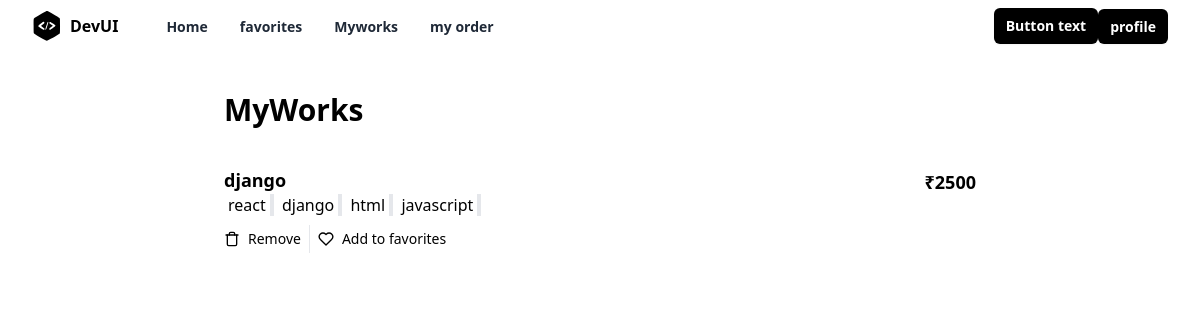
The page /works/all/ (signed in) on the database its author committed.
### store/models.py (models this page shows, shortened)
class Project(models.Model):
    title=models.CharField(max_length=200)
    description=models.TextField()
    tag_objects=models.ManyToManyField(Tag)
    owner=models.ForeignKey(User,on_delete=models.CASCADE,related_name="projects")
    thumbnail=EmbedVideoField()
    price=models.PositiveIntegerField()
    files=models.FileField(upload_to="projects",null=True)
    created_date=models.DateTimeField(auto_now_add=True)
    updated_date=models.DateTimeField(auto_now=True)
    is_active=models.BooleanField(default=True)

class Tag(models.Model):
    title=models.CharField(max_length=200,unique=True) #unique used to avoid duplication
    created_date=models.DateTimeField(auto_now_add=True)
    updated_date=models.DateTimeField(auto_now=True)
    is_active=models.BooleanField(default=True)
    def __str__(self):
        return self.title

### store/views.py (the view)
# urls.py: path('works/all/',views.MyprojectListView.as_view(),name='myworks'),
class MyprojectListView(View):
    def get(self,request,*args,**kwargs):
       qs=request.user.projects.all()
       return render(request,'store/myprojects.html',{'works':qs})

### store/templates/store/myprojects.html (shortened to what this page needs)
{%extends 'store/base.html'%}
{% load embed_video_tags %}
{%block main_block%}
<div class="mx-auto flex max-w-3xl flex-col space-y-4 p-6 px-2 sm:p-10 sm:px-2">
    <h2 class="text-3xl font-bold">MyWorks</h2>
    <ul class="flex flex-col divide-y divide-gray-200">
        {%for w in works%}
        <li class="flex flex-col py-6 sm:flex-row sm:justify-between">
            <div class="flex w-full space-x-2 sm:space-x-4">
              <div class="flex w-full flex-col justify-between pb-4">
                <div class="flex w-full justify-between space-x-2 pb-2">
                  <div class="space-y-1">
                    <h3 class="text-lg font-semibold leading-snug sm:pr-8">
                      {{w.title}}
                    </h3>
                    {%for t in w.tag_objects.all%}
                    <span class="border-e-4 px-1 border-stone">{{t}}</span>
                    {%endfor%}
                  </div>
                  <div class="text-right">
                    <p class="text-lg font-semibold">₹{{w.price}}</p>
                  </div>
                </div>
                <div class="flex divide-x text-sm">
                  <a
                  href="{%url 'work-delete' w.id%}"
                    type="button"
                    class="flex items-center space-x-2 px-2 py-1 pl-0"
                  >
                    <span>Remove</span>
                  </a>
                  <button type="button" class="flex items-center space-x-2 px-2 py-1">
                    <span>Add to favorites</span>
                  </button>
                </div>
              </div>
            </div>
          </li>
        {%endfor%}
    </ul>
  </div>
{%endblock%}

### rows shown on the page
Project: title "django", price "2500"
Tag: title "react"
Tag: title "django"
Tag: title "html"
Tag: title "javascript"
